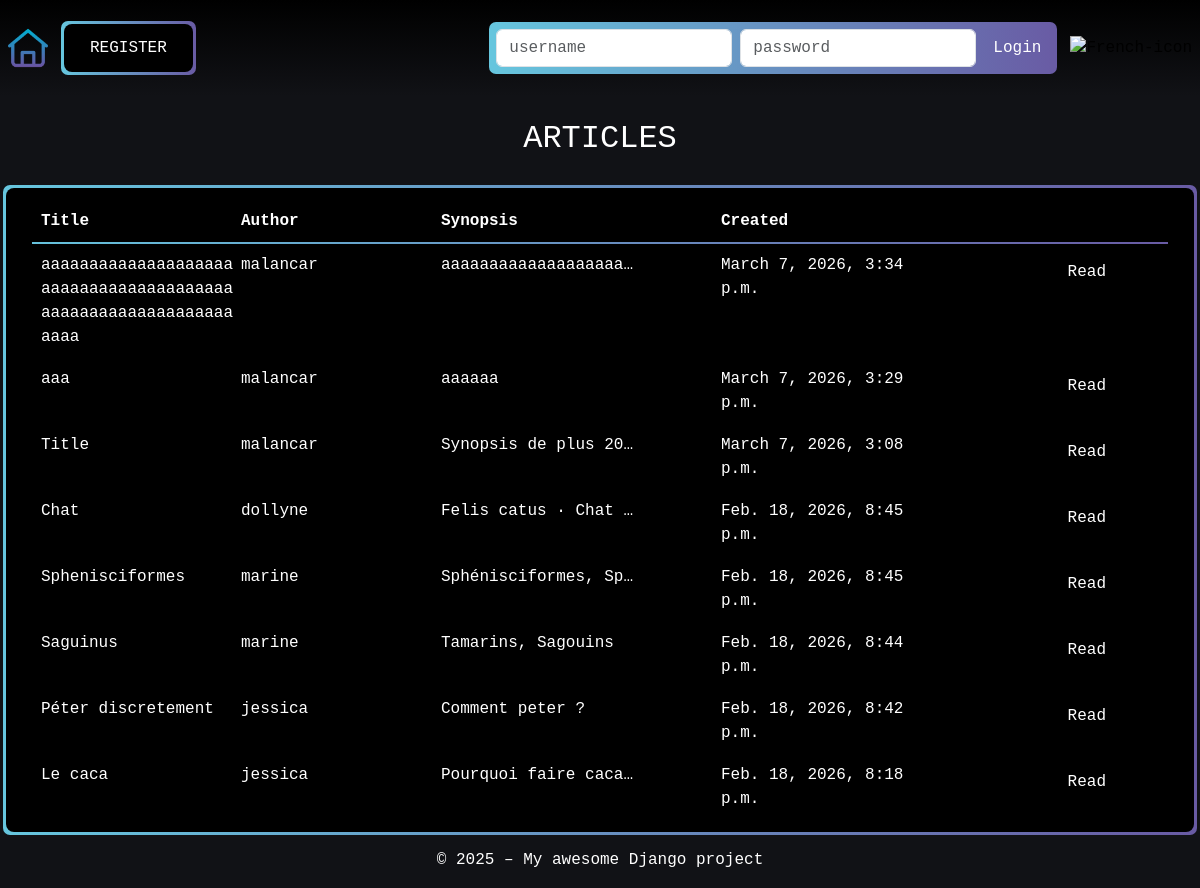
The app's page /en/articles/, older data.
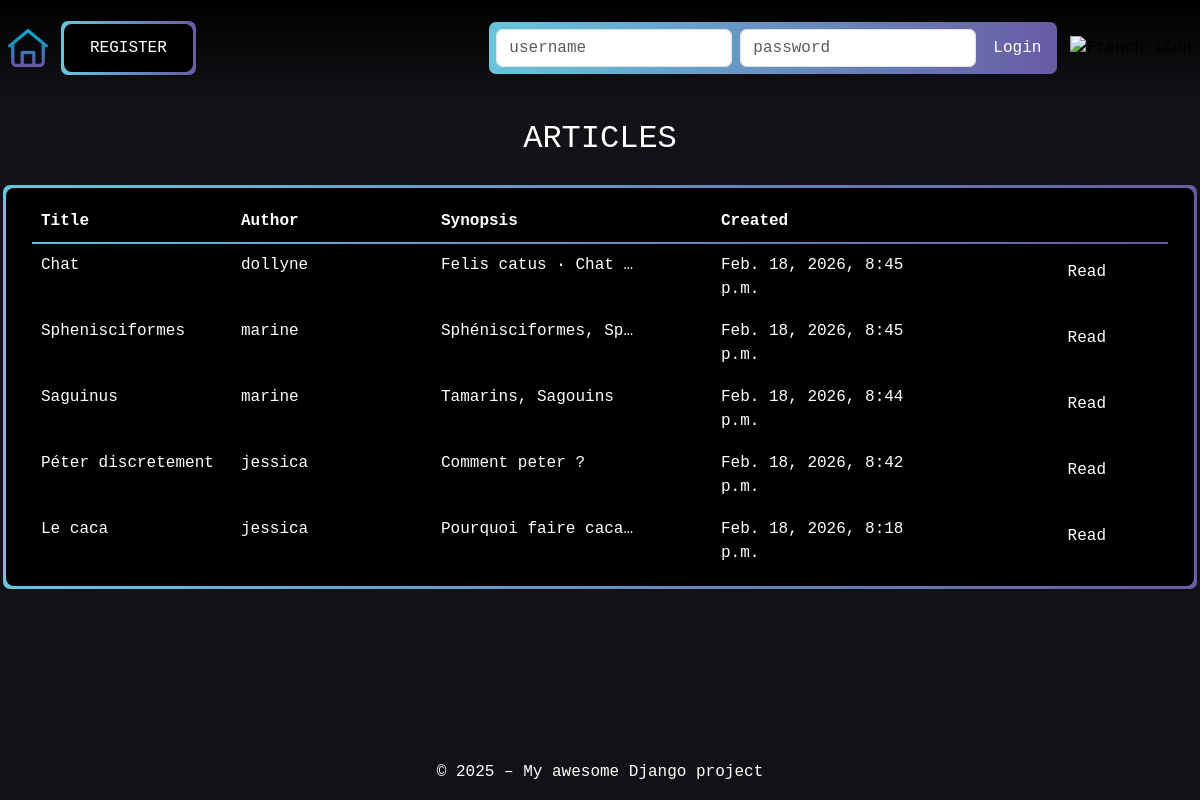
The same page, newer data.
### articles/models.py (models this page shows, shortened)
class Article(models.Model):
    title = models.CharField(max_length=64, null=False)
    author = models.ForeignKey(
        settings.AUTH_USER_MODEL,
        on_delete=models.CASCADE,
        related_name="article",
        null=False
    )
    created = models.DateTimeField(auto_now_add=True, null=False)
    synopsis = models.CharField(max_length=312, null=False)
    content = models.TextField(null=False)

### articles/views.py (the view)
# urls.py: path('', ArticleListView.as_view(), name='articles-list'),
class ArticleListView(ListView):
    model = Article
    template_name = "articles/list.html"
    context_object_name = "articles"
    ordering = ['-created']

### users/forms.py
class CustomLoginForm(AuthenticationForm):
    def __init__(self, *args, **kwargs):
        super().__init__(*args, **kwargs)
        self.fields["username"].widget.attrs.update({
            "class": "form-control",
            "placeholder": _("username")
        })
        self.fields["password"].widget.attrs.update({
            "class": "form-control",
            "placeholder": _("password")
        })

### users/context_processors.py (called while the page is built)
def login_form(request):
    return {"login_form": CustomLoginForm()}

### articles/templates/articles/list.html
{% extends "base.html" %}
{% load i18n %}
{% load static %}
{% block extra_css %}
 <link rel="stylesheet" href="{% static 'articles/css/articles.css' %}">
{% endblock %}
{% block content %}
<div class="page-content">
    <h2 class="text-center m-4">ARTICLES</h2>
    <div class="tables div-wrapper">
        <table class="div-overlay">
            <thead>
                <tr class="d-flex ">
                    <th> {% trans "Title" %} </th>
                    <th> {% trans "Author" %} </th>
                    <th class="w-25"> {% trans "Synopsis" %} </th>
                    <th> {% trans "Created" %} </th>
                    <th></th>
                </tr>
            </thead>
            <tbody>
                {% for article in articles %}
                    <tr class="text-cut">
                        <td>{{ article.title }}</td>
                        <td> {{ article.author }} </td>
                        <td class="w-25"> {{ article.synopsis|truncatechars:20 }} </td>
                        <td> {{ article.created }} </td>
                        <td class="text-end">
                            <a href="{% url 'articles:article-detail' article.id %}" class="btn">{% trans "Read" %}</a>
                        </td>
                    </tr>
                {% endfor %}
            </tbody>
        </table>
    </div>
</div>
{% endblock %}

### templates/base.html (shortened to what this page needs)
{% load static %}
{% load django_browser_reload %}
{% load django_bootstrap5 %}
{% load i18n %}
<!DOCTYPE html>
<html lang="{{ LANGUAGE_CODE }}">
    <head>
        {% bootstrap_css %}
        {% block style %}<link rel="stylesheet" href="{% static 'css/style.css' %}">{% endblock %}
        {% block extra_css %}{% endblock %}
        <link rel="stylesheet" href="https://cdn.jsdelivr.net/npm/bootstrap-icons@1.11.1/font/bootstrap-icons.css">
    </head>
    <body class="">
        <div class="text-white page-container w-auto d-flex flex-column">
            <header class="w-100 d-flex">
                <nav class="w-100 h-auto p-2 d-flex flex-row justify-content-between align-items-center">
                    <div class="fw-bold">
                        <a href="{% url 'home' %}" >
                            <img src={% static 'images/home.png' %} alt="home-icon" style="width: 40px;" class="">
                        </a>
                    </div>
                    {% if user.is_authenticated or user.is_staff %}
                     <div class="btn-nav-wrapper">
                        <a href="{% url 'articles:user-publications' %}" class="btn-nav-overlay">{% trans "Publications" %}</a>
                    </div>
                    <div class="btn-nav-wrapper">
                        <a href="{% url 'articles:favourites-list' %}" class="btn-nav-overlay">{% trans "Favourites" %}</a>
                    </div>
                     <div class="btn-nav-wrapper">
                        <a href="{% url 'articles:publish-articles' %}" class="btn-nav-overlay">{% trans "Publish" %}</a>
                    </div>
                    <div class="logged">
                        <span>{% trans "Logged as" %} {{ request.user.username}}</span>
                    </div>
                    <div class="btn-wrapper">
                        <form method="post" action="{% url 'logout' %}">
                            {% csrf_token %}
                            <button
                                type="submit"
                                onclick="return confirm('Do you want to logout ?');"
                                class="btn btn-overlay">
                                {% trans "LOGOUT" %}
                            </button>
                        </form>
                    </div>
                    {% else %}
                    <div class="btn-wrapper me-auto">
                        <a href="/register" class="btn btn-overlay">{% trans "REGISTER" %}</a>
                    </div>
                    <div class="text-white login-container div-wrapper">
                        <form method="post"  action="{% url 'login' %}" class="d-flex align-items-center">
                            {% for field in login_form %}
                                <div class="m-1">
                                    {{ field}}
                                </div>
                            {% endfor %}
                            <button class="btn " type="submit">{% trans "Login" %}</button>
                        </form>
                    </div>
                    {% endif %}
                    <form action="{% url 'set_language' %}" method="post" class="language">
                        {% get_current_language as CURRENT_LANGUAGE %}
                        {% if CURRENT_LANGUAGE == "en" %}
                            <button class ="icons" type="submit" name="language" value="fr">
                                <img src={% static '/images/french.png' %} alt="French-icon">
                            </button>
                        {% else %}
                            <button class="icons" type="submit" name="language" value="en">
                                <img src={% static 'images/english.png' %} alt="English-icon">
                            </button>
                        {% endif %}
                    </form>
                </nav>
            </header>
            <main class="d-flex flex-fill justify-content-center ">
                <div class="toast-container position-fixed bottom-0 end-0 p-3">
                </div>
                {% block content %}{% endblock %}
            </main>
            <footer class="text-center">
                <p>© 2025 – {% trans "My awesome Django project" %}</p>
            </footer>
        </div>
    </body>
</html>

### static/css/style.css (style rules this page uses)
:root { --blue: #66C6DE; --purple: #695BA4; }
html, body { background-color: #111216; width: 100%; height: 100%; font-family: 'Courier New', Courier, monospace; ; }
.page-container { width: 100%; height: 100%; display: flex; flex-direction: column; align-items: center; }
header { background-color: black; background-image: linear-gradient(to bottom, #000000, #111216); }
.icons { background-color: transparent; border: 0; padding: 0; }
.btn-wrapper, .div-wrapper { position: relative; display: flex; align-items: center; margin: 10px; padding: 3px; background-clip: padding-box, border-box; border:3px solid transparent; font-size: 16px; color: white; background-color: transparent; border-radius: 10px; border: 3px solid transparent; background-image: linear-gradient(90deg, var(--blue), var(--purple)); }
.btn-overlay, .div-overlay { display: flex; justify-content: center; justify-items: center; width: 100%; position: relative; padding: 12px 26px; font-size: 16px; color: white; background-color: black; border: none; border-radius: 8px; transition: background-color 0.3s ease, transform 0.2s ease; outline: none; box-shadow: none; }
.btn { transition: all 0.2s ease-in-out; cursor: pointer; color: white; }
a { text-decoration: none; color: inherit; }
.login-container { display: inline-block; }

### articles/static/articles/css/articles.css (style rules this page uses)
.tables { display: flex; justify-content: center; align-items: center; }
table { width: 100%; display: flex; flex-direction: column; }
@media (min-width: 1200px) { .tables { width: 1200px; } }
thead { border-bottom: 2px solid; border-image: linear-gradient(135deg, var(--blue), var(--purple)) 1; }
th { width: 200px; display: flex; justify-content: space-between; }
tr { display: flex; text-align: start; padding: 0.5rem; text-align: start; }
td { width: 200px; text-align: start; }
.language { text-align: end; border-radius: 90%; }
.text-cut { overflow-wrap: break-word; white-space: normal; }

Row changes from the older to the newer data that the page shows:
removed Article: title "aaaaaaaaaaaaaaaaaaaaaaaaaaaaaaaaaaaaaaaaaaaaaaaaaaaaaaaaaaaaaaaa", author "malancar", synopsis "aaaaaaaaaaaaaaaaaaa…", created "March 7, 2026, 3:34 p.m."
removed Article: title "aaa", author "malancar", synopsis "aaaaaa", created "March 7, 2026, 3:29 p.m."
removed Article: title "Title", author "malancar", synopsis "Synopsis de plus 20…", created "March 7, 2026, 3:08 p.m."
